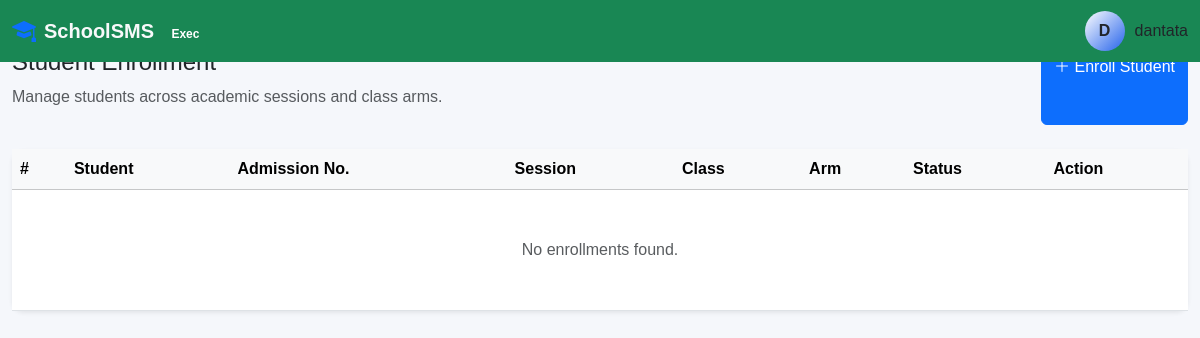
Before: /students/enrollments/ (signed in) with the older database file.
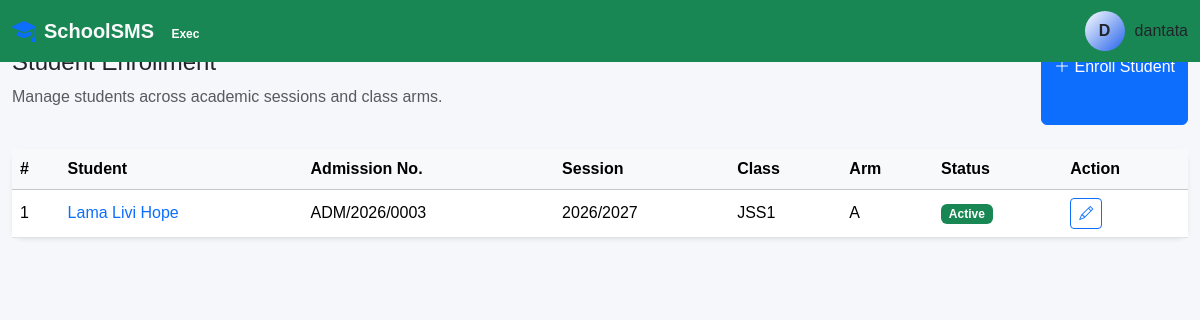
After: the same page with the newer database file.
### students/models.py (models this page shows, shortened)
class Enrollment(models.Model):
    class Status(models.TextChoices):
        ACTIVE = "active", "Active"
        COMPLETED = "completed", "Completed"
        TRANSFERRED = "transferred", "Transferred"
        WITHDRAWN = "withdrawn", "Withdrawn"
        GRADUATED = "graduated", "Graduated"
    student = models.ForeignKey(
        Student,
        on_delete=models.CASCADE,
        related_name="enrollments",
    )
    session = models.ForeignKey(
        "academics.AcademicSession",
        on_delete=models.PROTECT,
        related_name="enrollments",
    )
    academic_class = models.ForeignKey(
        "academics.AcademicClass",
        on_delete=models.PROTECT,
        related_name="enrollments",
    )
    class_arm = models.ForeignKey(
        "academics.ClassArm",
        on_delete=models.PROTECT,
        related_name="enrollments",
    )
    admission_date = models.DateField(
        null=True,
        blank=True,
    )
    status = models.CharField(
        max_length=20,
        choices=Status.choices,
        default=Status.ACTIVE,
    )
    is_boarding = models.BooleanField(
        default=False,
    )
    boarding_house = models.CharField(
        max_length=100,
        blank=True,
    )
    remark = models.TextField(
        blank=True,
    )
    created_at = models.DateTimeField(
        auto_now_add=True,
    )
    updated_at = models.DateTimeField(
        auto_now=True,
    )
    class Meta:
        ordering = [
            "-session__start_date",
            "student__last_name",
        ]
        constraints = [
            models.UniqueConstraint(
                fields=[
                    "student",
                    "session",
                ],
                name="unique_student_session_enrollment",
            ),
        ]

class Student(models.Model):
    class Gender(models.TextChoices):
        MALE = "male", "Male"
        FEMALE = "female", "Female"
    school = models.ForeignKey(
        "schools.School",
        on_delete=models.CASCADE,
        related_name="students",
    )
    admission_number = models.CharField(
        max_length=30,
    )
    first_name = models.CharField(
        max_length=100,
    )
    middle_name = models.CharField(
        max_length=100,
        blank=True,
    )
    last_name = models.CharField(
        max_length=100,
    )
    gender = models.CharField(
        max_length=10,
        choices=Gender.choices,
    )
    date_of_birth = models.DateField(
        null=True,
        blank=True,
    )
    birth_place = models.CharField(
        max_length=150,
        blank=True,
    )
    nationality = models.CharField(
        max_length=100,
        default="Nigerian",
    )
    state_of_origin = models.CharField(
        max_length=100,
        blank=True,
    )
    lga_of_origin = models.CharField(
        max_length=100,
        blank=True,
    )
    address = models.TextField(
        blank=True,
    )
    phone = models.CharField(
        max_length=30,
        blank=True,
    )
    email = models.EmailField(
        blank=True,
    )
    photo = models.ImageField(
        upload_to="students/photos/",
        null=True,
        blank=True,
    )
    is_active = models.BooleanField(
        default=True,
    )
    created_at = models.DateTimeField(
        auto_now_add=True,
    )
    updated_at = models.DateTimeField(
        auto_now=True,
    )
    class Meta:
        ordering = [
            "last_name",
            "first_name",
        ]
        constraints = [
            models.UniqueConstraint(
                fields=[
                    "school",
                    "admission_number",
                ],
                name="unique_school_admission_number",
            ),
        ]
    @property
    def full_name(self):
        names = [
            self.first_name,
            self.middle_name,
            self.last_name,
        ]
        return " ".join(
            name for name in names if name
        )

### academics/models.py (models this page shows, shortened)
class AcademicSession(models.Model):
    school = models.ForeignKey(
        "schools.School",
        on_delete=models.CASCADE,
        related_name="academic_sessions",
    )
    name = models.CharField(
        max_length=20,
        help_text="Example: 2026/2027",
    )
    start_date = models.DateField()
    end_date = models.DateField()
    is_current = models.BooleanField(
        default=False,
    )
    created_at = models.DateTimeField(
        auto_now_add=True,
    )
    updated_at = models.DateTimeField(
        auto_now=True,
    )
    class Meta:
        ordering = ["-start_date"]
        constraints = [
            models.UniqueConstraint(
                fields=[
                    "school",
                    "name",
                ],
                name="unique_school_academic_session",
            ),
        ]

class AcademicClass(models.Model):
    school = models.ForeignKey(
        "schools.School",
        on_delete=models.CASCADE,
        related_name="academic_classes",
    )
    name = models.CharField(
        max_length=50,
    )
    tier = models.CharField(
        max_length=20,
        choices=SchoolTier.choices,
    )
    level = models.PositiveSmallIntegerField(
        help_text=(
            "Nursery 1-3, Basic 1-6, "
            "JSS 1-3 or SSS 1-3."
        ),
    )
    department = models.CharField(
        max_length=20,
        choices=Department.choices,
        blank=True,
        null=True,
    )
    is_active = models.BooleanField(
        default=True,
    )
    class Meta:
        ordering = [
            "tier",
            "level",
            "name",
        ]

class ClassArm(models.Model):
    academic_class = models.ForeignKey(
        AcademicClass,
        on_delete=models.CASCADE,
        related_name="arms",
    )
    name = models.CharField(
        max_length=20,
        help_text="Example: A, B, C",
    )
    form_teacher = models.ForeignKey(
        "accounts.User",
        on_delete=models.SET_NULL,
        null=True,
        blank=True,
        related_name="form_teacher_arms",
    )
    capacity = models.PositiveIntegerField(
        default=40,
    )
    is_active = models.BooleanField(
        default=True,
    )
    created_at = models.DateTimeField(
        auto_now_add=True,
    )
    updated_at = models.DateTimeField(
        auto_now=True,
    )
    class Meta:
        ordering = [
            "academic_class",
            "name",
        ]
        constraints = [
            models.UniqueConstraint(
                fields=[
                    "academic_class",
                    "name",
                ],
                name="unique_class_arm",
            ),
        ]

### students/views.py (the view)
@login_required
def enrollment_list(request):
    enrollments = (
        Enrollment.objects
        .select_related(
            "student",
            "student__school",
            "session",
            "academic_class",
            "class_arm",
        )
        .order_by(
            "-session__start_date",
            "academic_class__level",
            "class_arm__name",
            "student__last_name",
        )
    )
    return render(
        request,
        "students/enrollment_list.html",
        {
            "enrollments": enrollments,
        },
    )

### templates/students/enrollment_list.html (shortened to what this page needs)
{% extends "base.html" %}
{% block content %}
<div class="container-fluid">
    <div class="d-flex justify-content-between mb-4">
        <div>
            <h4>
            </h4>
            <p class="text-muted">
                Manage students across academic sessions and class arms.
            </p>
        </div>
        <a
            href="{% url 'students:enrollment_create' %}"
            class="btn btn-primary"
        >
            <i class="bi bi-plus-lg"></i>
            Enroll Student
        </a>
    </div>
    <div class="card border-0 shadow-sm">
        <div class="table-responsive">
            <table class="table table-hover align-middle mb-0">
                <thead class="table-light">
                    <tr>
                        <th>#</th>
                        <th>Student</th>
                        <th>Admission No.</th>
                        <th>Session</th>
                        <th>Class</th>
                        <th>Arm</th>
                        <th>Status</th>
                        <th>Action</th>
                    </tr>
                </thead>
                <tbody>
                    {% for enrollment in enrollments %}
                        <tr>
                            <td>
                                {{ forloop.counter }}
                            </td>
                            <td>
                                <a
                                    href="{% url 'students:student_detail' enrollment.student.pk %}"
                                    class="text-decoration-none"
                                >
                                    {{ enrollment.student.full_name }}
                                </a>
                            </td>
                            <td>
                                {{ enrollment.student.admission_number }}
                            </td>
                            <td>
                                {{ enrollment.session.name }}
                            </td>
                            <td>
                                {{ enrollment.academic_class.name }}
                            </td>
                            <td>
                                {{ enrollment.class_arm.name }}
                            </td>
                            <td>
                                {% if enrollment.status == "active" %}
                                    <span class="badge text-bg-success">
                                        Active
                                    </span>
                                {% else %}
                                    <span class="badge text-bg-secondary">
                                        {{ enrollment.get_status_display }}
                                    </span>
                                {% endif %}
                            </td>
                            <td>
                                <a
                                    href="{% url 'students:enrollment_update' enrollment.pk %}"
                                    class="btn btn-sm btn-outline-primary"
                                >
                                    <i class="bi bi-pencil"></i>
                                </a>
                            </td>
                        </tr>
                    {% empty %}
                        <tr>
                            <td
                                colspan="8"
                                class="text-center py-5 text-muted"
                            >
                                No enrollments found.
                            </td>
                        </tr>
                    {% endfor %}
                </tbody>
            </table>
        </div>
    </div>
</div>
{% endblock %}

Changed rows visible on the page:
added Enrollment: student.full_name "Lama Livi Hope", student.admission_number "ADM/2026/0003", session.name "2026/2027", academic_class.name "JSS1", class_arm.name "A", status "Active"
Other visible differences:
text no longer shown: "No enrollments found."
